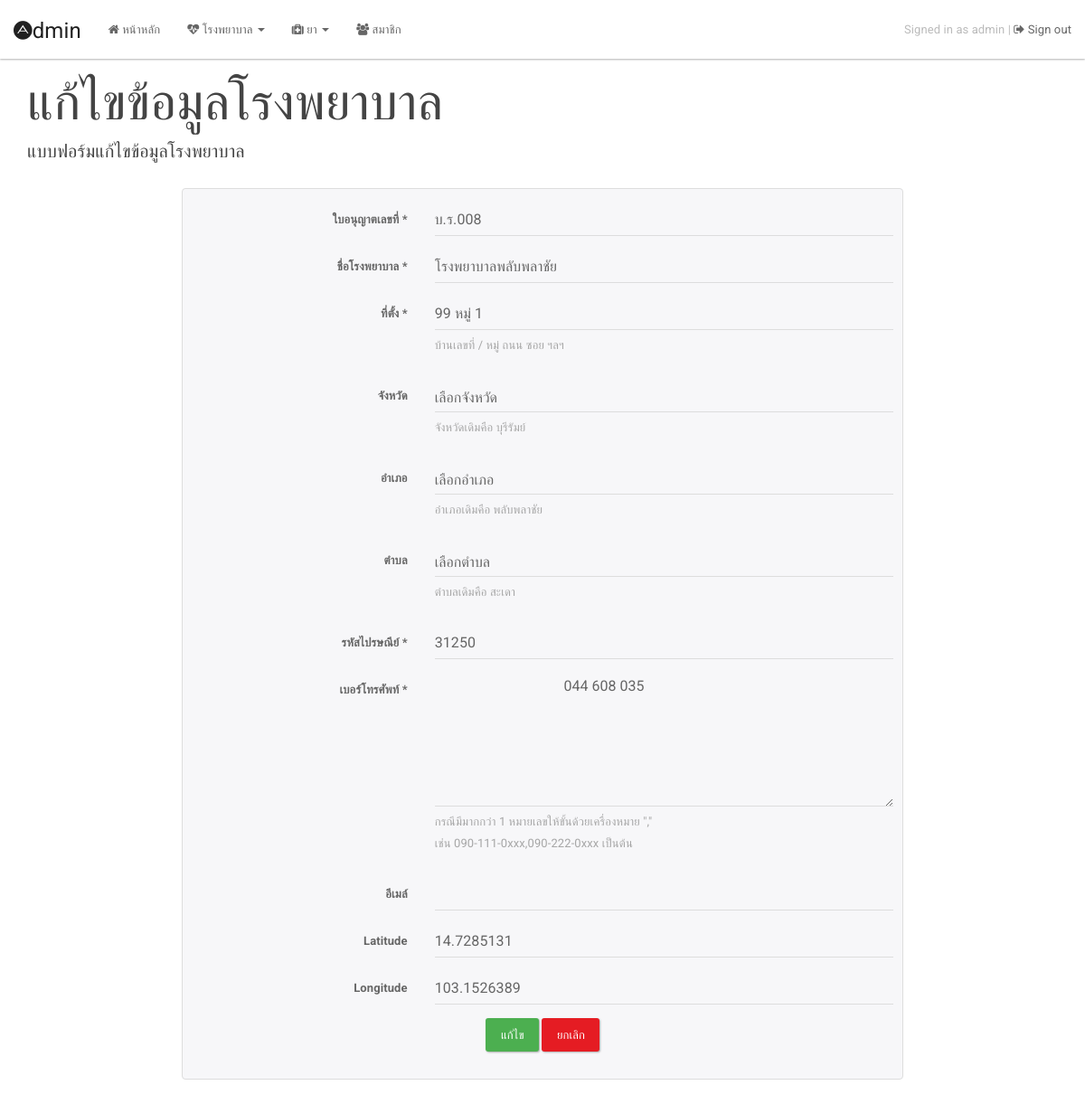
The app's page /admin/edit-hospital.php?id=59 (signed in) with its own data.
### tables this page shows
CREATE TABLE `hospital` (
  `hospital_id` int(11) NOT NULL,
  `hospital_verify_code` varchar(100) NOT NULL,
  `hospital_name` varchar(255) NOT NULL DEFAULT '' COMMENT 'ชื่อ รพ.',
  `hospital_address` text NOT NULL COMMENT 'ที่อยู่ รพ.',
  `province` int(3) NOT NULL COMMENT 'จังหวัดที่ตั้ง',
  `amphur` int(3) NOT NULL COMMENT 'อำเภอที่ตั้ง',
  `district` int(3) NOT NULL COMMENT 'ตำบลที่ตั้ง',
  `zipcode` int(5) NOT NULL COMMENT 'รหัสไปรษณีย์',
  `lat` varchar(100) DEFAULT NULL COMMENT 'lattitude',
  `lng` varchar(100) DEFAULT NULL COMMENT 'longtitude',
  `tel` text NOT NULL COMMENT 'เบอร์ รพ. โทรศัพท์บ้าน คั่นด้วยเครื่องหมาย ","',
  `email` varchar(100) DEFAULT '' COMMENT 'เมล์',
  `date_added` datetime NOT NULL COMMENT 'วันที่เพิ่มข้อมูล'
);

CREATE TABLE `province` (
  `PROVINCE_ID` int(5) NOT NULL,
  `PROVINCE_CODE` varchar(2) NOT NULL,
  `PROVINCE_NAME` varchar(150) NOT NULL,
  `GEO_ID` int(5) NOT NULL DEFAULT '0'
);

CREATE TABLE `amphur` (
  `AMPHUR_ID` int(5) NOT NULL,
  `AMPHUR_CODE` varchar(4) NOT NULL,
  `AMPHUR_NAME` varchar(150) NOT NULL,
  `GEO_ID` int(5) NOT NULL DEFAULT '0',
  `PROVINCE_ID` int(5) NOT NULL DEFAULT '0'
);

CREATE TABLE `district` (
  `DISTRICT_ID` int(5) NOT NULL,
  `DISTRICT_CODE` varchar(6) NOT NULL,
  `DISTRICT_NAME` varchar(150) NOT NULL,
  `AMPHUR_ID` int(5) NOT NULL DEFAULT '0',
  `PROVINCE_ID` int(5) NOT NULL DEFAULT '0',
  `GEO_ID` int(5) NOT NULL DEFAULT '0'
);

### php/config/database.inc.php (called while the page is built, shortened)
<?php
class database {
    public $mysqli;
    public function connection() {
        $this->mysqli = mysqli_init();
        $link = $this->mysqli->real_connect(LOCALHOST, USER, PWD, DBNAME);
        if ($link) {
            $this->mysqli->set_charset("UTF8");
            return true;
        } else {
            print $this->mysqli->connect_error;
        }
    }
    public function close_connection() {
        $this->mysqli = null;
    }
    public function query($sql, &$rows, &$num_rows) {
        if (self::connection()) {
            $result = $this->mysqli->query($sql);
            if ($result) {
                if ($result !== true) {
                    while ($data = $result->fetch_assoc()) {
                        $rows[] = $data;
                    }
                }
            } else {
                return "Error1 : " . $this->mysqli->errno . " = " . $this->mysqli->error;
            }
            return true;
        }
    }
}
?>

### php/config/autoload.inc.php (called while the page is built, shortened)
<?php
function file_include($class) {
    $path = str_replace('\\', DS, WWW_ROOT . DS . $class . '.inc.php');
}

### php/classes/provinces.inc.php (called while the page is built, shortened)
<?php
class provinces extends db {
    public function get_province($id) {
        $sql = "select * from province where PROVINCE_ID = " . $id . ";";
        $result = parent::query($sql, $rows, $num_rows);
        if ($result) {
            return $rows;
        } else {
            echo $result;
        }
    }
    public function get_amphur($id) {
        $sql = "select * from amphur where AMPHUR_ID = " . $id . ";";
        $result = parent::query($sql, $rows, $num_rows);
        if ($result) {
            return $rows;
        } else {
            echo $result;
        }
    }
    public function get_district($id) {
        $sql = "select * from district where DISTRICT_ID = " . $id . ";";
        $result = parent::query($sql, $rows, $num_rows);
        if ($result) {
            return $rows;
        } else {
            echo $result;
        }
    }
}

### admin/edit-hospital.php (the view, shortened to what this page needs)
<?php
if (!isset($_GET['id']) or empty($_GET['id'])) {
    header("Location: main.php");
} else {
    include '../php/config/autoload.inc.php';
}
$db = new cfg\database;
$pv = new cls\provinces;
$sql = "select * from hospital where hospital_id = " . trim($_GET['id']) . " limit 1";
$result = $db->query($sql, $rows, $num_rows);
if (!$result) {
    print $result . "<BR>";
    print "<a href='main.php'>กลับหน้าหลัก</a>";
    exit;
} else {
    $data = array();
    foreach ($rows[0] as $key => $value) {
        $data[$key] = $value;
    }
}
?>
    <!DOCTYPE html>
    <html lang="en">
    <head>
        <link rel="stylesheet" href="../js/jquery-ui-1.11.4.custom/jquery-ui.min.css">
        <link rel="stylesheet" href="../node_modules/bootstrap/dist/css/bootstrap.min.css">
        <link rel="stylesheet" href="../css/mine.css">
    </head>
    <body>
        <article class="container">
            <?php include "header.php";?>
                <section>
                    <header>
                        <hgroup>
                            <h1>แก้ไขข้อมูลโรงพยาบาล</h1>
                            <h5>แบบฟอร์มแก้ไขข้อมูลโรงพยาบาล</h5>
                        </hgroup>
                    </header>
                </section>
                <section class="content">
                    <form action="update_hospital.php" method="POST" class="form-horizontal form-register">
                        <div class="form-group">
                            <label for="hospital_verify_code" class="control-label col-md-4">ใบอนุญาตเลขที่ *</label>
                            <div class="col-md-8">
                                <input type="text" value="<?=$data['hospital_verify_code'];?>" class="form-control" id="hospital_verify_code" name="hospital_verify_code">
                            </div>
                        </div>
                        <div class="form-group">
                            <label for="hospital_name" class="control-label col-md-4">ชื่อโรงพยาบาล *</label>
                            <div class="col-md-8">
                                <input type="text" value="<?=$data['hospital_name'];?>" class="form-control" id="hospital_name" name="hospital_name" required>
                            </div>
                        </div>
                        <div class="form-group">
                            <label for="hospital_address" class="control-label col-md-4">ที่ตั้ง *</label>
                            <div class="col-md-8">
                                <input type="text" value="<?=$data['hospital_address'];?>" class="form-control" id="hospital_address" name="hospital_address" required="" aria-describedby="hospital_address-helpBox">
                                <span id="hospital_address-helpBox" class="help-block">บ้านเลขที่ / หมู่ ถนน ซอย ฯลฯ</span>
                            </div>
                        </div>
                        <div class="form-group">
                            <label for="province" class="control-label col-md-4">จังหวัด</label>
                            <div class="col-md-8">
                                <?php $province = $pv->get_province($data['province']);?>
                                    <select name="province" id="province" class="form-control" aria-describedby="province-helpBox">
                                        <option value="">เลือกจังหวัด</option>
                                    </select>
                                    <span id="province-helpBox" class="help-block">จังหวัดเดิมคือ <?=$province[0]['PROVINCE_NAME'];?></span>
                            </div>
                        </div>
                        <div class="form-group">
                            <label for="amphur" class="control-label col-md-4">อำเภอ</label>
                            <div class="col-md-8">
                                <?php $amphur = $pv->get_amphur($data['amphur']);?>
                                    <select name="amphur" id="amphur" class="form-control" aria-describedby="amphur-helpBox">
                                        <option value="">เลือกอำเภอ</option>
                                    </select>
                                    <span id="amphur-helpBox" class="help-block">อำเภอเดิมคือ <?=$amphur[0]['AMPHUR_NAME'];?></span>
                            </div>
                        </div>
                        <div class="form-group">
                            <label for="district" class="control-label col-md-4">ตำบล</label>
                            <div class="col-md-8">
                                <?php $district = $pv->get_district($data['district']);?>
                                <select name="district" id="district" class="form-control" aria-describedby="district-helpBox">
                                    <option value="">เลือกตำบล</option>
                                </select>
                                <span id="district-helpBox" class="help-block">ตำบลเดิมคือ <?=$district[0]['DISTRICT_NAME'];?></span>
                            </div>
                        </div>
                        <div class="form-group">
                            <label for="zipcode" class="control-label col-md-4">รหัสไปรษณีย์ *</label>
                            <div class="col-md-8">
                                <input type="text" value="<?=$data['zipcode'];?>" pattern="[0-9]{5}" minlength="5" maxlength="5" size="5" name="zipcode" id="zipcode" class="form-control" required>
                            </div>
                        </div>
                        <div class="form-group">
                            <label for="tel" class="control-label col-md-4">เบอร์โทรศัพท์ *</label>
                            <div class="col-md-8">
                                <textarea class="form-control" name="tel" id="tel" cols="30" rows="5" aria-describedby="tel-helpBlock" required>
                                    <?=trim($data['tel']);?>
                                </textarea>
                                <span id="tel-helpBlock" class="help-block">กรณีมีมากกว่า 1 หมายเลขให้ขั้นด้วยเครื่องหมาย ","<br>เช่น 090-111-0xxx,090-222-0xxx เป็นต้น</span>
                            </div>
                        </div>
                        <div class="form-group">
                            <label for="email" class="control-label col-md-4">อีเมล์</label>
                            <div class="col-md-8">
                                <input type="email" value="<?=$data['email'];?>" class="form-control" id="email" name="email">
                            </div>
                        </div>
                        <div class="form-group">
                            <label for="lat" class="control-label col-md-4">Latitude</label>
                            <div class="col-md-8">
                                <input type="text" pattern="[0-9.]+" value="<?=$data['lat'];?>" name="lat" id="lat" class="form-control">
                            </div>
                        </div>
                        <div class="form-group">
                            <label for="lng" class="control-label col-md-4">Longitude</label>
                            <div class="col-md-8">
                                <input type="text" pattern="[0-9.]+" name="lng" id="lng" value="<?=$data['lng'];?>" class="form-control">
                            </div>
                        </div>
                        <div class="form-group">
                            <div class="col-md-12 text-center">
                                <button type="submit" class="btn btn-success" onclick="return confirm('ยืนยันการบแก้ไขข้อมูลโรงพยาบาล ?')">แก้ไข</button>
                                <button class="btn btn-danger" type="reset">ยกเลิก</button>
                            </div>
                        </div>
                    </form>
                </section>
        </article>
    </body>
    </html>

### css/mine.css (style rules this page uses)
html, body { height: 100% }
article { position: relative; }
form { border-style: solid; border-color: #ddd; border-width: 1px; border-radius: 4px 4px 4px 4px; padding: 15px 10px 15px 10px; width: 70%; margin-top: 30px; margin-bottom: 30px; margin-left: auto; margin-right: auto; background-color: #f7f7f9; }

### records on screen
hospital: hospital_verify_code "บ.ร.008", hospital_name "โรงพยาบาลพลับพลาชัย", hospital_address "99 หมู่ 1", zipcode "31250", tel "044 608 035", lat "14.7285131", lng "103.1526389"
province: PROVINCE_NAME "บุรีรัมย์"
amphur: AMPHUR_NAME "พลับพลาชัย"
district: DISTRICT_NAME "สะเดา"

### other values on screen
$_SESSION['typeOfUser'] "admin"
